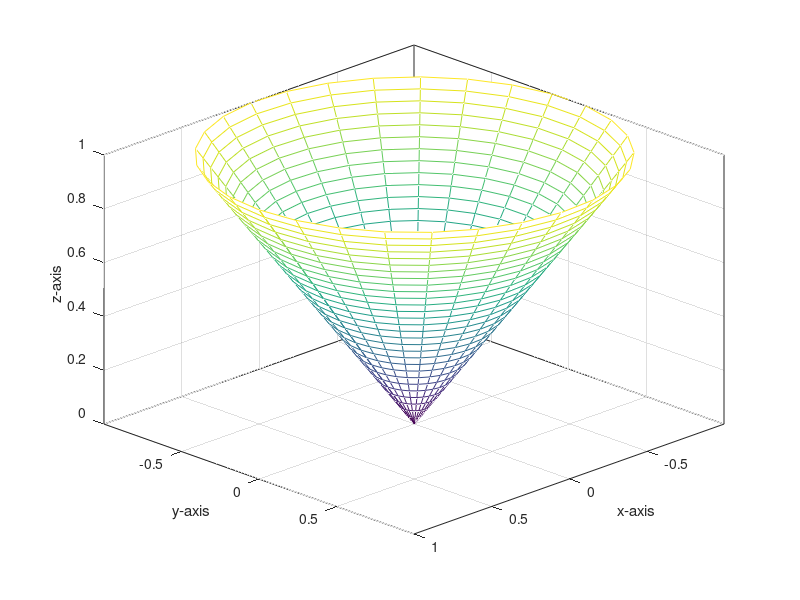

The MATLAB script that drew this image:
%Dibuja un cono circular dadas sus ecuaciones parametricas
%Ecuaciones parametricas: x = r cos ?, y = r sin ?, z = r
%Inicio.
r=linspace(0,1,30);          % rango de r
theta=linspace(0,2*pi,30);   % rango de theta
[r,theta]=meshgrid(r,theta); % malla r-theta
x=r.*cos(theta);             % Ec. parametricas del cono
y=r.*sin(theta);             
z=r;                         
mesh(x,y,z)                  % Dibuja el cono
view(135,30)                 % Pto. de obs.,ajuste ejes,caja.
axis tight
box on
xlabel('x-axis')             % Etiqueta de ejes
ylabel('y-axis')
zlabel('z-axis')
% Fin.
